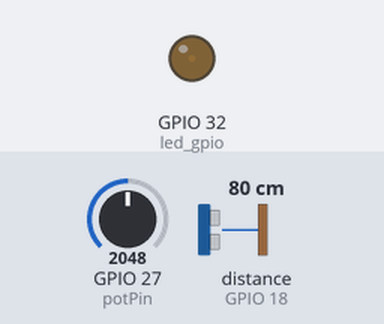
This sketch was run on a simulated ESP32. Shown: output pins drawn as LEDs (lit = HIGH). Wiring (inferred from the names in the program): range finder with pulse-width output: data GPIO 18. The inputs (shaded band) are chosen by the test bench; at power-on: GPIO 27 (potPin) = 2048, distance to the obstacle (sensor on GPIO 18) 80 cm.

Above: at 0.05 s.
Timing chart, 0 to 22.9 s (numbered marks = the images above):
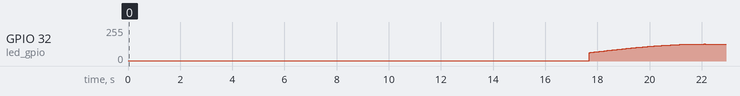

The sketch:

esp32-self-triggered-irq-pwm-18KHz-potentiometer.ino
```cpp
// (licence header left out)
#include <stdint.h>

const byte led_gpio = 32;   // the PWM pin the LED is attached to
int32_t brightness = 0;     // how bright the LED is
const int potPin = 27;      // Potentiometer is connected to GPIO 27 (Analog ADC1_CH6)
int32_t  potValue = 0;      // variable for storing the potentiometer value


uint8_t  pwm=1;
int32_t PWM_FEEDBACK_PIN = 18;

#define MODULATING_FREQ   18000     // <-- 18KHz is 360 x 50 Hz for American 60Hz use number 21600 instead
#define MAX_STEPS         359       //  one pwm update per degree of mains sine

//8-bit representation of a sinewave scaled to 0->255
int32_t sinetable[]=
{
127  ,
129 ,
131 ,
134 ,
136 ,
138 ,
140 ,
143 ,
145 ,
147 ,
149 ,
151 ,
154 ,
156 ,
158 ,
160 ,
162 ,
164 ,
166 ,
169 ,
171 ,
173 ,
175 ,
177 ,
179 ,
181 ,
183 ,
185 ,
187 ,
189 ,
191 ,
193 ,
195 ,
196 ,
198 ,
200 ,
202 ,
204 ,
205 ,
207 ,
209 ,
211 ,
212 ,
214 ,
216 ,
217 ,
219 ,
220 ,
222 ,
223 ,
225 ,
226 ,
227 ,
229 ,
230 ,
231 ,
233 ,
234 ,
235 ,
236 ,
237 ,
239 ,
240 ,
241 ,
242 ,
243 ,
243 ,
244 ,
245 ,
246 ,
247 ,
248 ,
248 ,
249 ,
250 ,
250 ,
251 ,
251 ,
252 ,
252 ,
253 ,
253 ,
253 ,
254 ,
254 ,
254 ,
254 ,
254 ,
254 ,
254 ,
255 ,
254 ,
254 ,
254 ,
254 ,
254 ,
254 ,
254 ,
253 ,
253 ,
253 ,
252 ,
252 ,
251 ,
251 ,
250 ,
250 ,
249 ,
248 ,
248 ,
247 ,
246 ,
245 ,
244 ,
243 ,
243 ,
242 ,
241 ,
240 ,
239 ,
237 ,
236 ,
235 ,
234 ,
233 ,
231 ,
230 ,
229 ,
227 ,
226 ,
225 ,
223 ,
222 ,
220 ,
219 ,
217 ,
216 ,
214 ,
212 ,
211 ,
209 ,
207 ,
205 ,
204 ,
202 ,
200 ,
198 ,
196 ,
195 ,
193 ,
191 ,
189 ,
187 ,
185 ,
183 ,
181 ,
179 ,
177 ,
175 ,
173 ,
171 ,
169 ,
166 ,
164 ,
162 ,
160 ,
158 ,
156 ,
154 ,
151 ,
149 ,
147 ,
145 ,
143 ,
140 ,
138 ,
136 ,
134 ,
131 ,
129 ,
127 ,
125 ,
123 ,
120 ,
118 ,
116 ,
114 ,
111 ,
109 ,
107 ,
105 ,
103 ,
100 ,
98  ,
96  ,
94  ,
92  ,
90  ,
88  ,
85  ,
83  ,
81  ,
79  ,
77  ,
75  ,
73  ,
71  ,
69  ,
67  ,
65  ,
63  ,
61  ,
59  ,
58  ,
56  ,
54  ,
52  ,
50  ,
49  ,
47  ,
45  ,
43  ,
42  ,
40  ,
38  ,
37  ,
35  ,
34  ,
32  ,
31  ,
29  ,
28  ,
27  ,
25  ,
24  ,
23  ,
21  ,
20  ,
19  ,
18  ,
17  ,
15  ,
14  ,
13  ,
12  ,
11  ,
11  ,
10  ,
9 ,
8 ,
7 ,
6 ,
6 ,
5 ,
4 ,
4 ,
3 ,
3 ,
2 ,
2 ,
1 ,
1 ,
1 ,
0 ,
0 ,
0 ,
0 ,
0 ,
0 ,
0 ,
0 ,
0 ,
0 ,
0 ,
0 ,
0 ,
0 ,
0 ,
1 ,
1 ,
1 ,
2 ,
2 ,
3 ,
3 ,
4 ,
4 ,
5 ,
6 ,
6 ,
7 ,
8 ,
9 ,
10  ,
11  ,
11  ,
12  ,
13  ,
14  ,
15  ,
17  ,
18  ,
19  ,
20  ,
21  ,
23  ,
24  ,
25  ,
27  ,
28  ,
29  ,
31  ,
32  ,
34  ,
35  ,
37  ,
38  ,
40  ,
42  ,
43  ,
45  ,
47  ,
49  ,
50  ,
52  ,
54  ,
56  ,
58  ,
59  ,
61  ,
63  ,
65  ,
67  ,
69  ,
71  ,
73  ,
75  ,
77  ,
79  ,
81  ,
83  ,
85  ,
88  ,
90  ,
92  ,
94  ,
96  ,
98  ,
100 ,
103 ,
105 ,
107 ,
109 ,
111 ,
114 ,
116 ,
118 ,
120 ,
123 ,
125 ,
};


uint8_t readPot =0;
int32_t ctr=0;

/**
 * @brief IRAM_ATTR
 * An interrupt service routine that runs whenever a rising edge is detected on
 * the feedback I/O pin. We generate a PWM pulse at 18KHz for 50Hz, or 21.6Khz
 * for a 60Hz pulse. the PWM output pin is fed back into the chip as an
 * interrupt and we retrigger from it.
 * Every time an interrupt is received we load in the next PWM value from the
 * sine table. this allows each degree of the 50 or 60Hz waveform to have a
 * separate pulse associated with it
 */
void IRAM_ATTR isr() {
  int32_t val = 1;
  val = (sinetable[ctr] * potValue) / 255 ; //scale the sine tablke
  ctr+=1;
  if(ctr>MAX_STEPS)
  {
    ctr=0;
    readPot = 1;
  }
  if(val==0)
  {
    val = 1;
  }
  ledcWrite(0, val); // set the brightness of the LED

}


/**
 * @brief setup
 * the setup routine runs once when you press reset:
 */
void setup() {
  ledcAttachPin(led_gpio, 0); // assign a led pins to a channel

  // Initialize channels
  // channels 0-15, resolution 1-16 bits, freq limits depend on resolution
  // ledcSetup(uint8_t channel, uint32_t freq, uint8_t resolution_bits);
  ledcSetup(0, MODULATING_FREQ, 8);                 // 18 kHz PWM, 8-bit resolution
  pinMode(PWM_FEEDBACK_PIN, INPUT_PULLDOWN);
  attachInterrupt(PWM_FEEDBACK_PIN, isr, RISING);  //this is wired to the PWM output
  ledcWrite(0, pwm);                               //signal to mosfet gate
  Serial.begin(115200);
}


/**
 * @brief loop
 * Shall read ADC value and allow user to modify PWM amplitude by means of
 * potentiometer. We scale the SPWM in fact, allowing a synthesised lower voltage
 */
int32_t t = 0;
void loop() {

  if(readPot)
  {
    readPot = 0;
    int p = analogRead(potPin);  //https://randomnerdtutorials.com/esp32-adc-analog-read-arduino-ide/
    t+=1;
    if(20==t)
    {
     Serial.printf("ADCM %u\n", potValue);
     t=0;
    }
    potValue = p/16;
    if(potValue<1)
    {
      potValue = 0;
    }
    if(potValue>255)
    {
      potValue = 255;
    }
  }
}
```
